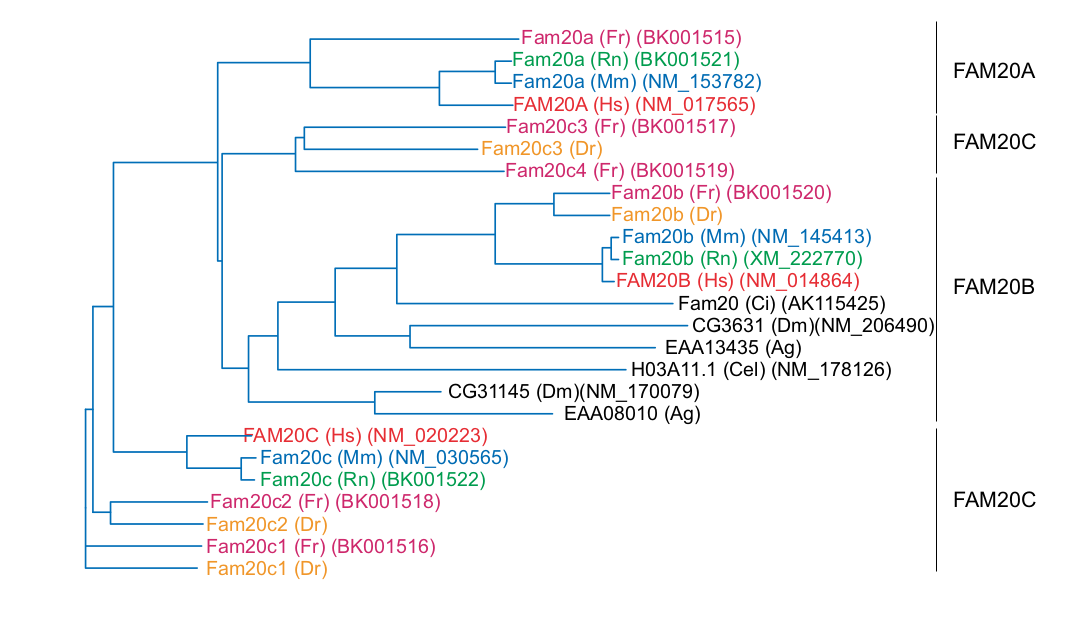
#> input picture graphs/lars_graph12_FIX.png, 1084 x 618 px
$ python graph_finder.py
#> lines starting #> are read from the running program, lines starting #| are printed output that depends on the picture; after the words box and inside, x2 and y2 are one past the last pixel; in counts of white or black regions, pixels touching at a corner belong together
### thining_algorithm.py
from PIL import Image, ImageOps
import numpy as np
import numpy.ma as ma
from math import sin,cos,pi

import cProfile
import pstats

# 1 is part of graph and 0 is background (on monitor, displayed as black background with a white graph and text)
on,off = 1,0

# Set of all 8-simple pixels where numbers in binary represent different positions of 8-neighboring pixels,
# note that for binary representation, top left neighbor pixel is the left most bit and left neighbor pixel is the right most bit in an 8-bit number
# ListNot8simp=  {9, 10, 11, 17, 18, 19, 25, 26, 27, 33, 34, 35, 36, 37, 38, 39, 40, 41, 42, 43, 44, 45, 46, 47, 49, 50, 51, 57, 58, 59, 66, 68, 70, 72, 73, 74, 75, 76, 78, 82, 90, 98, 100, 102, 104, 105, 106, 107, 108, 110, 114, 122, 130, 132, 134, 136, 137, 138, 139, 140, 142, 144, 145, 146, 147, 148, 150, 152, 153, 154, 155, 156, 158, 160, 161, 162, 163, 164, 165, 166, 167, 168, 169, 170, 171, 172, 173, 174, 175, 176, 177, 178, 179, 180, 182, 184, 185, 186, 187, 188, 190, 194, 196, 198, 200, 201, 202, 203, 204, 206, 210, 218, 226, 228, 230, 232, 233, 234, 235, 236, 238, 242, 250}
# ListIs8simp=  {0, 1, 2, 3, 4, 5, 6, 7, 8, 12, 13, 14, 15, 16, 20, 21, 22, 23, 24, 28, 29, 30, 31, 32, 48, 52, 53, 54, 55, 56, 60, 61, 62, 63, 64, 65, 67, 69, 71, 77, 79, 80, 81, 83, 84, 85, 86, 87, 88, 89, 91, 92, 93, 94, 95, 96, 97, 99, 101, 103, 109, 111, 112, 113, 115, 116, 117, 118, 119, 120, 121, 123, 124, 125, 126, 127, 128, 129, 131, 133, 135, 141, 143, 149, 151, 157, 159, 181, 183, 189, 191, 192, 193, 195, 197, 199, 205, 207, 208, 209, 211, 212, 213, 214, 215, 216, 217, 219, 220, 221, 222, 223, 224, 225, 227, 229, 231, 237, 239, 240, 241, 243, 244, 245, 246, 247, 248, 249, 251, 252, 253, 254, 255}
eightSimpleSet = {0, 1, 2, 3, 4, 5, 6, 7, 8, 12, 13, 14, 15, 16, 20, 21, 22, 23, 24, 28, 29, 30, 31, 32, 48, 52, 53, 54, 55, 56, 60, 61, 62, 63, 64, 65, 67, 69, 71, 77, 79, 80, 81, 83, 84, 85, 86, 87, 88, 89, 91, 92, 93, 94, 95, 96, 97, 99, 101, 103, 109, 111, 112, 113, 115, 116, 117, 118, 119, 120, 121, 123, 124, 125, 126, 127, 128, 129, 131, 133, 135, 141, 143, 149, 151, 157, 159, 181, 183, 189, 191, 192, 193, 195, 197, 199, 205, 207, 208, 209, 211, 212, 213, 214, 215, 216, 217, 219, 220, 221, 222, 223, 224, 225, 227, 229, 231, 237, 239, 240, 241, 243, 244, 245, 246, 247, 248, 249, 251, 252, 253, 254, 255}

def threshold_function(threshold):
    """
    # Inverts image white to black
    :param x: a pixel value
    :return: new pixel value
    """
    return lambda x: off if x > threshold else on

def thining(filename, threshold = 130,viewBeforeThining=False):
    """
    # Thining algorithm performed on an image with filepath given as an attribute.
    :param filename: filepath as a string to an image
    :return: an image object
    """

    # Makes image grayscale
    im = Image.open(filename).convert("L")

    if viewBeforeThining:
        im.show(title="Grayscale, pre-thinning")

    # Makes image binary, threshold is between 0 and 255
    im = im.point(threshold_function(threshold), mode='1')

    if viewBeforeThining:
        im.show(title="Post-binary and -inverted")

    # Crop with bounding box crops largest possible black border around image
    # adds a 1 pixel wide border around image to prevent algorithm from trying to access pixels outside
    im = ImageOps.expand(im, border=1, fill=off)

    # Used to acces pixel data
    px = im.load()
    # Converts image into a Numpy array, then creates a mask of the Numpy array, used to mask away background pixels and
    # pixels which should not be removed
    maskArray = ma.masked_equal(np.asarray(im), off)

    pixel_deleted = True
    passCount = 0
    while pixel_deleted:

        passCount += 1
        pixel_deleted = False
        for v in range(4):
            # Results in 4 iterations with values  (1, 0), (1, 0), (-1, 0), (0, -1) : E, N, W, S
            d = (round(cos(v * pi / 2)), round(sin(v * pi / 2)))

            # Pixels to remove in this sub-pass
            marked_pixels = []
            # All non-background pixels
            nonzero = np.nonzero(maskArray)

            # For each pixel (y,x)
            for (y, x) in zip(nonzero[0], nonzero[1]):
                # A) can be skipped as we use maskArray[y,x] = off in curried function rmM()
                # A) Pixel is off
                if px[(x, y)] == off:
                    maskArray[y,x] = ma.masked
                    continue

                # B) Pixel is on, but not edge in direction d
                if px[(x + d[0], y + d[1])] == on:
                    continue
                # C) Pixel is an endpoint
                # List of colors of neighbor pixels, start in top-left pixel, goes around clockwise and end in left pixel
                neighborColors = [px[(x - 1, y - 1)], px[(x, y - 1)], px[(x + 1, y - 1)],
                                  px[(x + 1, y)], px[(x + 1, y + 1)], px[(x, y + 1)], px[(x - 1, y + 1)], px[(x - 1, y)]]
                if neighborColors.count(on) <= 1:
                    maskArray[y,x] = ma.masked
                    continue
                # D) Is not 8-Simple, removing pixel does affect connectivness of neighboring pixels, therefore don't remove pixel
                if not is8Simple(neighborColors):
                    maskArray[y,x] = ma.masked
                    continue

                # mark pixel i_xy for deletion
                marked_pixels.append((x,y))
                pixel_deleted = True
            # Removes marked pixels using a curried function
            list(map(removeMarked(px, maskArray), marked_pixels))
    return im, Image.open(filename).convert("L")

def removeMarked(px, maskArray):
    """
    Currying function that lets you remove pixels based on index, used in a map-function
    :param px: array of pixels
    :return: a curried function that removes pixels based on index.
    """
    def rmM(i_xy):
        x,y = i_xy
        # Lets us skip A) in thinning()
        maskArray[y,x] = off
        px[i_xy] = off
    return rmM

def is8Simple(neighborColors):
    """
    Finds out if array of size 8 is an 8-simple
    :param neighborColors:
    :return: True if it is an 8-simple, false otherwise
    """
    number = 0
    for e in neighborColors:
        number = e | (number << 1)
    return number in eightSimpleSet


# [20 lines that do not run on import are left out]

### graph_finder.py
import thining_algorithm as t
import warnings
import cProfile,pstats
import math
from math import floor,ceil
from PIL import Image,ImageOps
import numpy as np
import numpy.ma as ma

import graph_generation

# 1 is part of graph and 0 is background (on monitor, displayed as black background with a white graph and text)
on,off = 1,0


# [207 lines left out: functions findRoot, getNonMaskedNeighbors, getAdjacencySet, joinAdjacentNeighbors, getNonArcPixels, graph_finder, not called in this run]


if __name__ == "__main__":

    # [9 lines of commented-out code are left out]
    filename = "graphs/lars_graph12_FIX.png"
    performeThining = True
    drawTree = False
    threshold = 130


    imGray = Image.open(filename).convert("L")
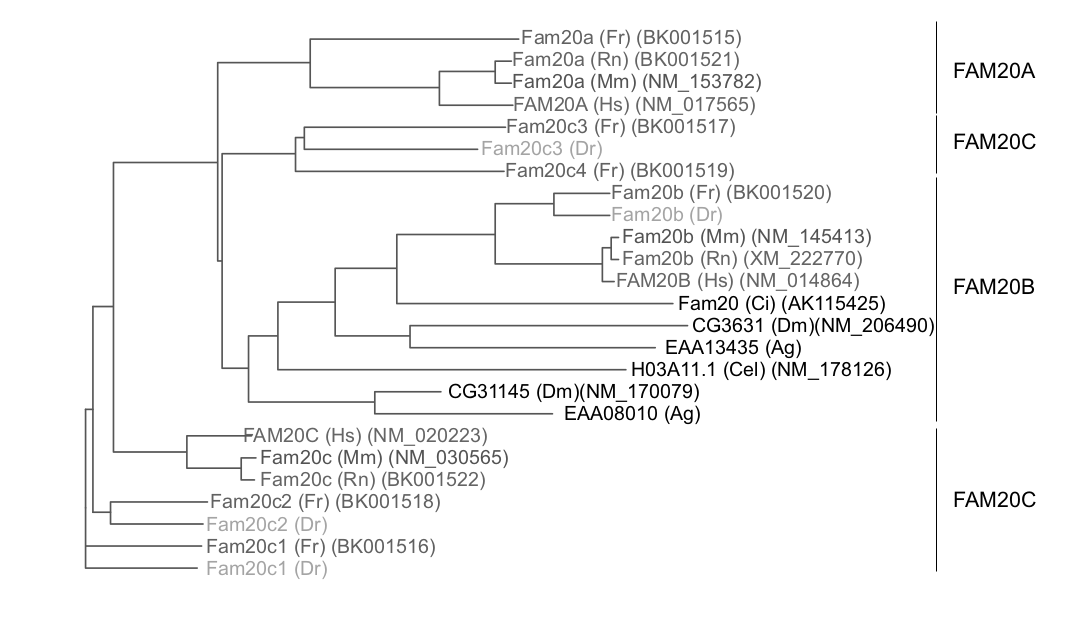
#> imGray: PIL image 1084x618 L; min 0, max 255, mean 245.7
    if performeThining:
        im = t.thining(filename,threshold=threshold, viewBeforeThining=True)
#> in thining, `im = im.point(threshold_function(threshold), mode='1')`:
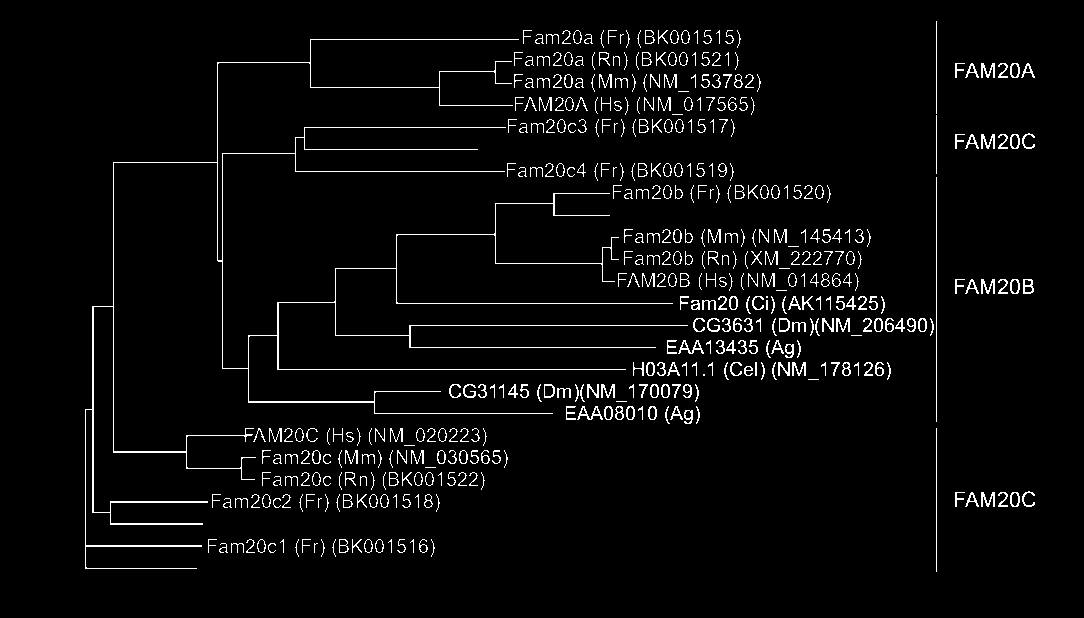
#> im: PIL image 1084x618 1; 3.7% white in thin lines or dots, all inside (x1, y1, x2, y2) = (85, 21, 1035, 572)
#> in thining, `im = ImageOps.expand(im, border=1, fill=off)`:
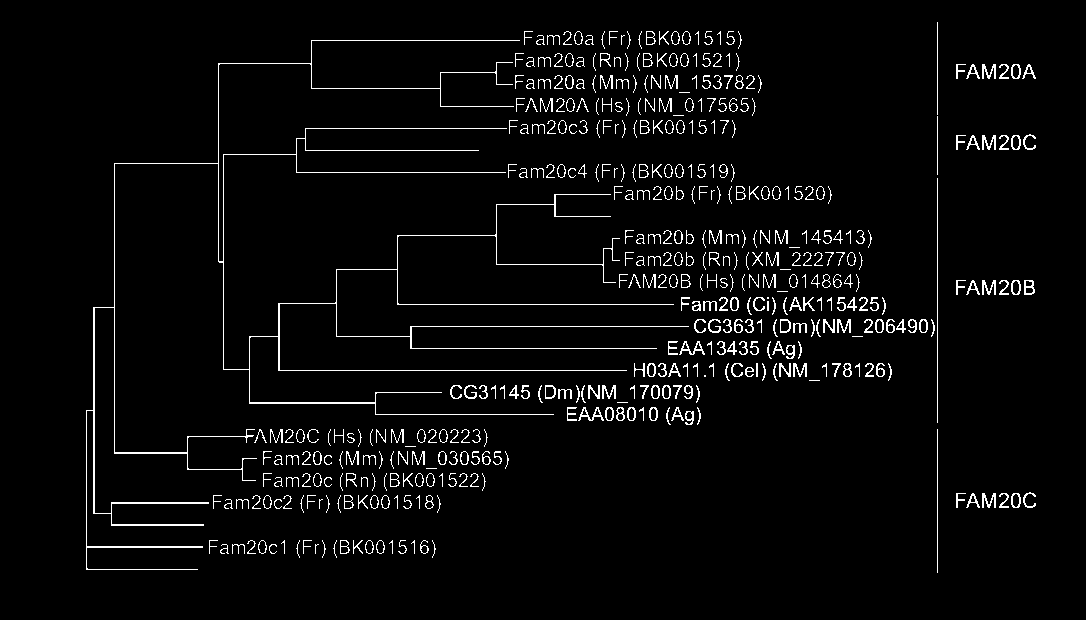
#> im: PIL image 1086x620 1; 3.6% white in thin lines or dots, all inside (x1, y1, x2, y2) = (86, 22, 1036, 573)
#> the loop in thining, `while pixel_deleted: ` made 3 passes
#> after the loop in thining, `while pixel_deleted:`:
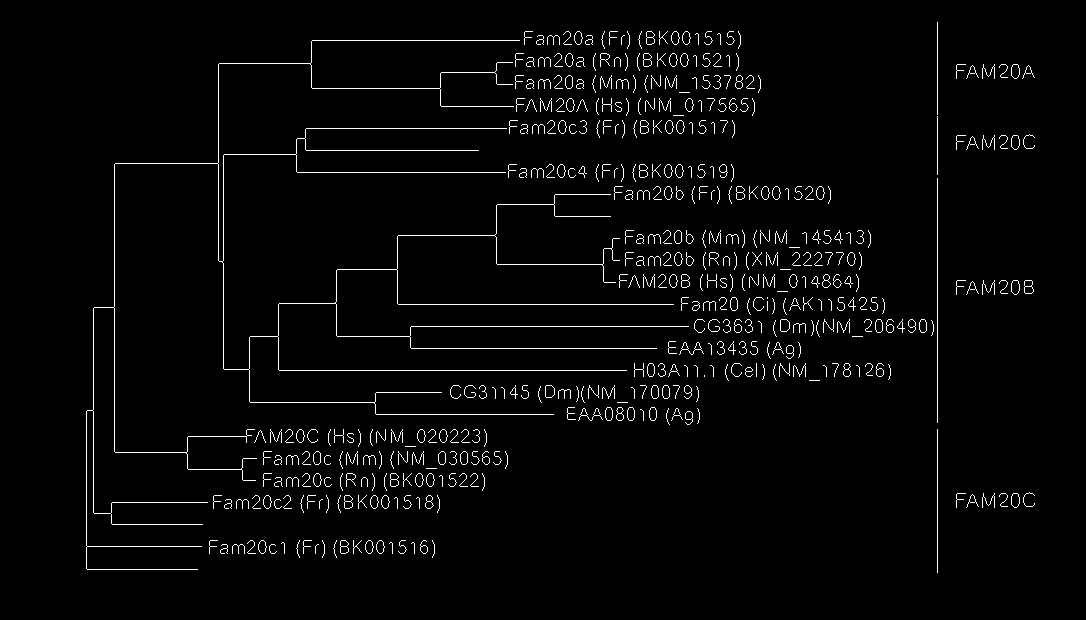
#> maskArray: shape (620, 1086) bool; 2.7% white in thin lines or dots, all inside (x1, y1, x2, y2) = (86, 22, 1035, 573)
    else:
        im = imGray.point(lambda x : off if x < threshold else on, mode='1')
#> (the run stopped early here; a loop or call above may not have finished)

$ run again, with graphs/lars_graph16.png copied over graphs/lars_graph12_FIX.png
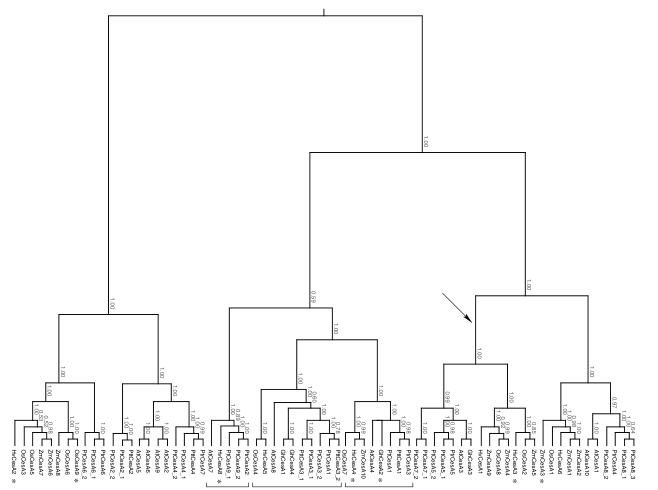
#> input picture graphs/lars_graph16.png, 1315 x 979 px (shown at 1/2 size)
#> in thining, `im = ImageOps.expand(im, border=1, fill=off)`:
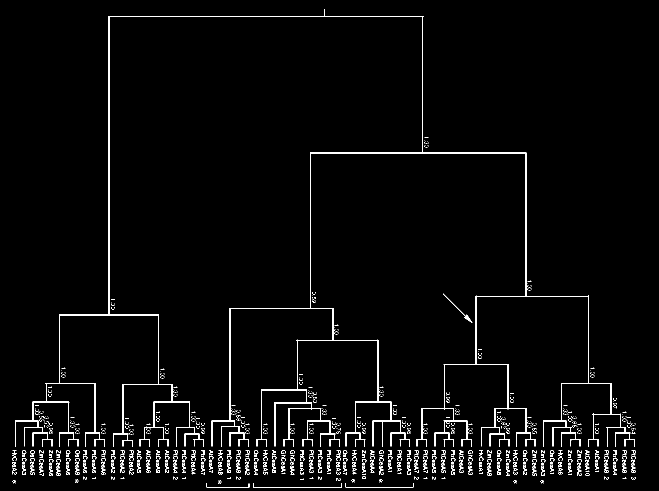
#> im: PIL image 1317x981 1 (shown at 1/2 size); 2.5% white in thin lines or dots
#> the loop in thining, `while pixel_deleted: ` made 4 passes
#> after the loop in thining, `while pixel_deleted:`:
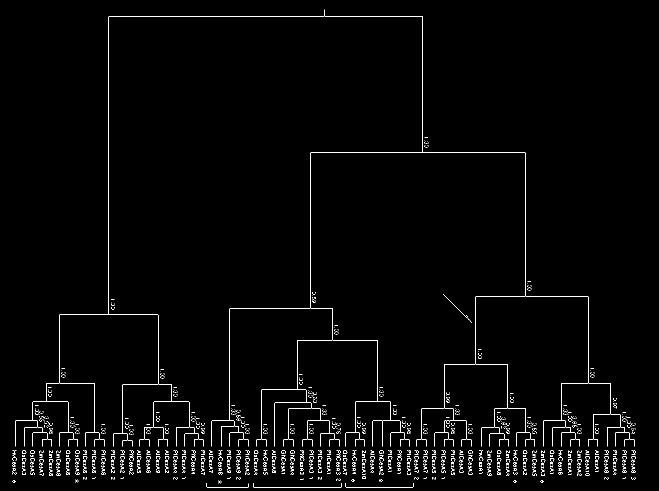
#> maskArray: shape (981, 1317) bool (shown at 1/2 size); 1.6% white in thin lines or dots

$ run again, with graphs/pre_thining1.png copied over graphs/lars_graph12_FIX.png
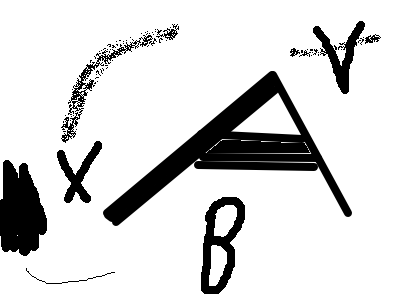
#> input picture graphs/pre_thining1.png, 400 x 300 px
#> in thining, `im = ImageOps.expand(im, border=1, fill=off)`:
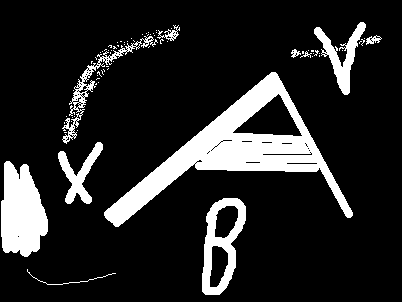
#> im: PIL image 402x302 1; 15.1% white; 72 white regions (61 under 20 px), largest, box (x1, y1, x2, y2) and area: (104, 72, 353, 227) 9406, (1, 161, 48, 257) 3294, (202, 198, 246, 295) 1922
#> the loop in thining, `while pixel_deleted: ` made 19 passes
#> after the loop in thining, `while pixel_deleted:`:
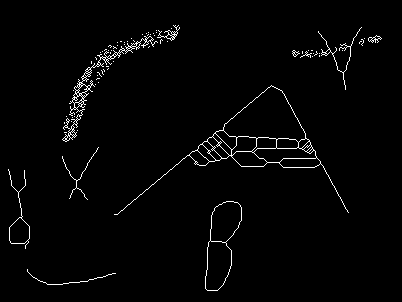
#> maskArray: shape (302, 402) bool; 2% white in thin lines or dots, all inside (x1, y1, x2, y2) = (8, 25, 382, 291)

$ run again, with graphs/test2.png copied over graphs/lars_graph12_FIX.png
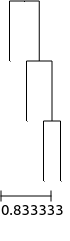
#> input picture graphs/test2.png, 70 x 241 px
#> in thining, `im = ImageOps.expand(im, border=1, fill=off)`:
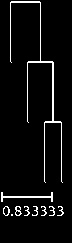
#> im: PIL image 72x243 1; 5.1% white in thin lines or dots, all inside (x1, y1, x2, y2) = (1, 1, 64, 216)
#> the loop in thining, `while pixel_deleted: ` made 3 passes
#> after the loop in thining, `while pixel_deleted:`:
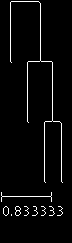
#> maskArray: shape (243, 72) bool; 3.5% white in thin lines or dots, all inside (x1, y1, x2, y2) = (1, 1, 63, 216)
#> after the loop in thining, `while pixel_deleted:`: passCount = 3
